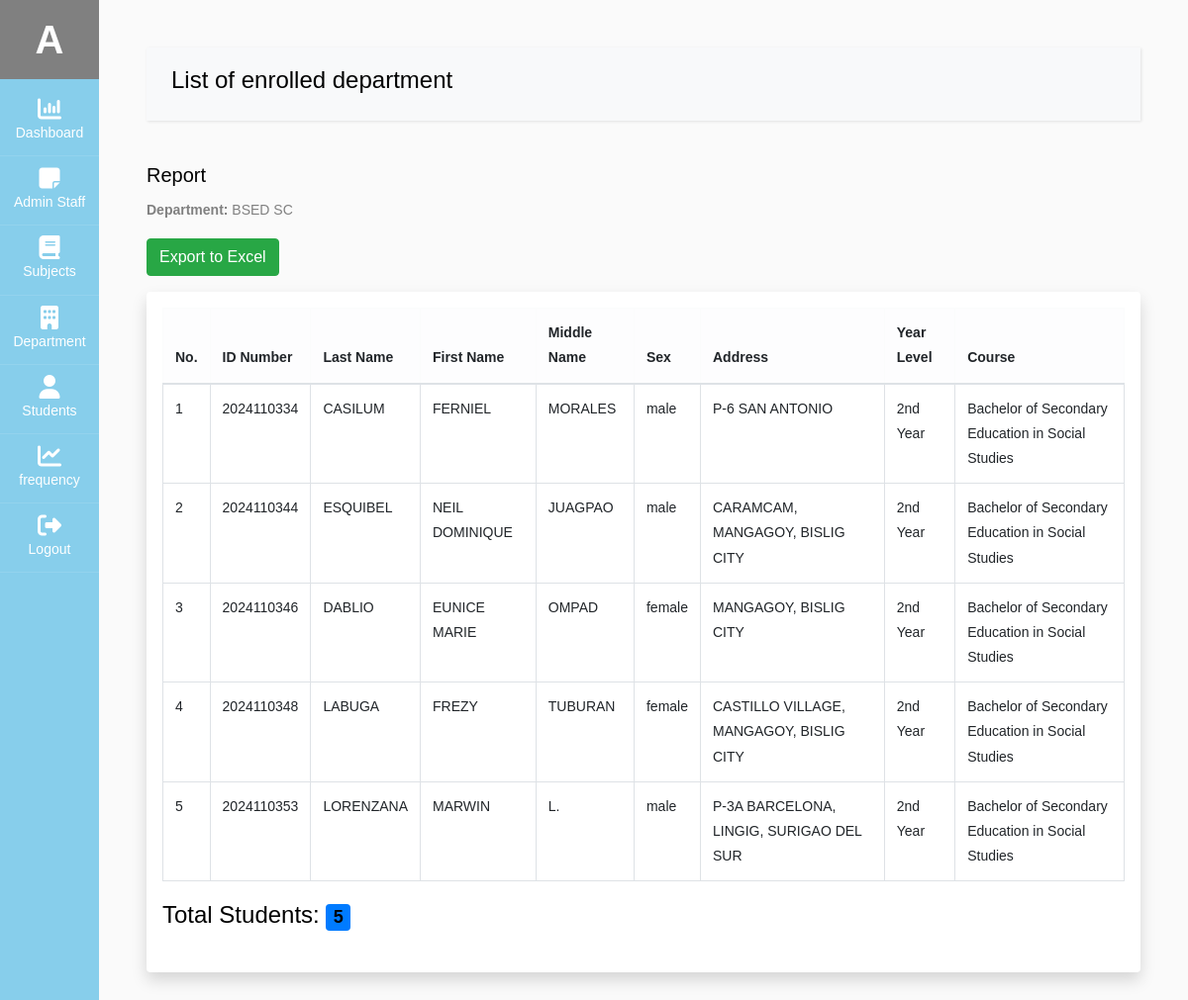
Page /admin/EnrolledDept.php?dept_id=7 (signed in) on the earlier database version.
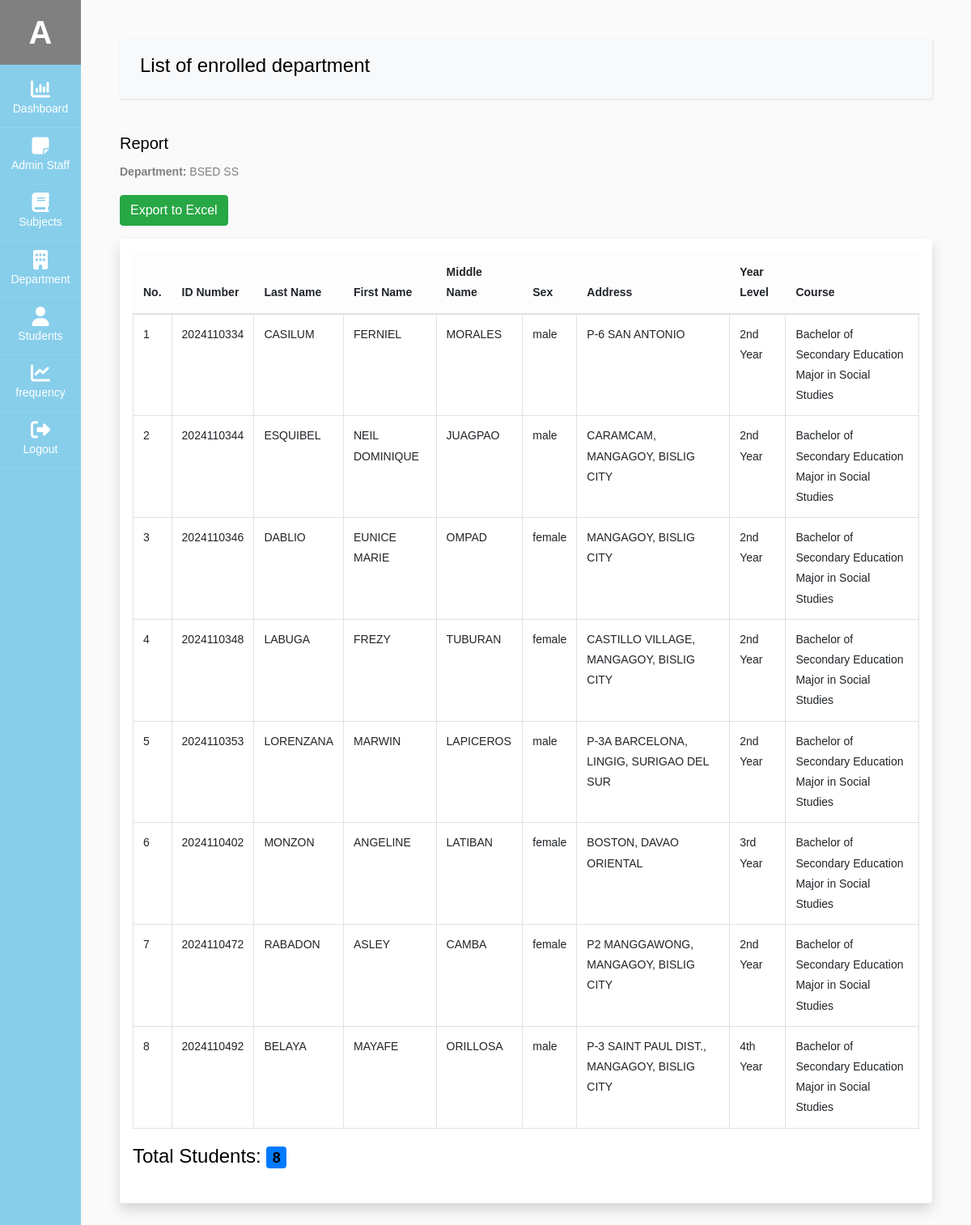
Same page on the later database version.
### tables this page shows
CREATE TABLE `department` (
  `dept_id` int(11) NOT NULL,
  `dept_name` varchar(60) NOT NULL,
  `dept_description` varchar(500) DEFAULT NULL,
  `dept_status` varchar(60) NOT NULL DEFAULT '1'
);

CREATE TABLE `student_subject` (
  `ss_id` int(11) NOT NULL,
  `ss_stud_id` int(11) NOT NULL,
  `ss_subject_id` int(11) NOT NULL,
  `ss_final_grade` decimal(10,2) NOT NULL
);

CREATE TABLE `student` (
  `stud_id` int(11) NOT NULL,
  `stud_course` text NOT NULL,
  `stud_fname` varchar(60) NOT NULL,
  `stud_mname` varchar(60) DEFAULT NULL,
  `stud_lname` varchar(60) NOT NULL,
  `stud_phone` varchar(60) NOT NULL,
  `stud_bday` date NOT NULL,
  `stud_address` varchar(60) NOT NULL,
  `stud_gender` varchar(60) NOT NULL,
  `stud_year_level` varchar(60) NOT NULL,
  `stud_section` varchar(60) NOT NULL,
  `stud_sem` varchar(60) NOT NULL,
  `stud_academic_status` varchar(60) NOT NULL,
  `stud_school_year` varchar(255) NOT NULL,
  `stud_status` int(11) NOT NULL DEFAULT 1
);

### db/db.php (called while the page is built, shortened)
<?php
class db_connect
{
    public $host = db_host;
    public $user = db_user;
    public $pass = db_pass;
    public $name = db_name;
    public function connect()
    {
        try {
            $this->conn = new mysqli($this->host, $this->user, $this->pass, $this->name);
        } catch (\Throwable $th) {
            header("Location:setup.php");
        }
    }
}

### db/class.php (called while the page is built, shortened)
<?php
include('db.php');
class global_class extends db_connect
{
    public function get_All_studentBasedOnDepartmentGroupBy($dept_id)
    {
        $query = $this->conn->prepare("SELECT * FROM `student_subject` as ss
            LEFT JOIN subject as sub
            ON sub.subject_id = ss.ss_subject_id
            LEFT JOIN department as dept
            ON dept.dept_id = sub.sub_dept_id
            LEFT JOIN student as stud
            ON stud.stud_id = ss.ss_stud_id
            WHERE dept.dept_id = ? AND stud.stud_status = '1'
            group by ss.ss_stud_id
            ");
        $query->bind_param("i", $dept_id);
        if ($query->execute()) {
            $result = $query->get_result();
            return $result;
        }
    }
    public function view_department($dept_id)
    {
        $query = $this->conn->prepare("SELECT * FROM `department` where dept_status='1' and dept_id='$dept_id'");
        if ($query->execute()) {
            $result = $query->get_result();
            return $result;
        }
    }
}

### admin/EnrolledDept.php (the view, shortened to what this page needs)
<?php
include('../components/admin-header.php');
$dept_id=$_GET['dept_id'];
$get_department = $admin_db->view_department($dept_id);
    $view_department = $get_department->fetch_array();
    $department=$view_department['dept_name'];
?>
<div id="content" class="p-4 p-md-5">
<nav class="navbar navbar-expand-lg navbar-light bg-light" >
  <div class="container-fluid" >
    <h4>List of enrolled department</h4>
  </div>
</nav>
<h5>Report</h5>
<p><strong>Department:</strong> <?=$department?></p>
<form method="POST" action="function/export-to-excel_departmentGroupBy.php">
    <button type="submit" class="btn btn-success mb-3">Export to Excel</button>
</form>
<div class="table-responsive shadow p-3 mb-5 bg-white rounded">
    <table id="studentTable" class="table table-bordered table-hover table-xl fs-5 w-100">
        <thead class="table-light">
            <tr>
                <th>No.</th>
                <th>ID Number</th>
                <th>Last Name</th>
                <th>First Name</th>
                <th>Middle Name</th>
                <th>Sex</th>
                <th>Address</th>
                <th>Year Level</th>
                <th>Course</th>
            </tr>
        </thead>
        <tbody>
            <?php
                $get_All_student = $admin_db->get_All_studentBasedOnDepartmentGroupBy($dept_id);
                $count = 1;
                while ($student = $get_All_student->fetch_array()):
            ?>
            <tr>
                <td><?=$count?></td>
                <td><?=$student['stud_id']?></td>
                <td><?=$student['stud_lname']?></td>
                <td><?=$student['stud_fname']?></td>
                <td><?=$student['stud_mname']?></td>
                <td><?=$student['stud_gender']?></td>
                <td><?=$student['stud_address']?></td>
                <td><?=$student['stud_year_level']?></td>
                <td><?=$student['stud_course']?></td>
            </tr>
            <?php
                    $count++;
                    endwhile;
            ?>
        </tbody>
    </table>
        <?php
        $total_students = $get_All_student->num_rows;
    ?>
    <div class="d-flex justify-content-between align-items-center mb-3">
        <h4>Total Students: <span class="badge bg-primary"><?=$total_students?></span></h4>
    </div>
</div>
<?php
include('../components/admin-footer.php');
?>

Differences in the rows shown:
changed department: dept_name "BSED SC" → "BSED SS"
changed through a linked row, student_subject "CASILUM": ss_stud.stud_course "Bachelor of Secondary Education in Social Studies" → "Bachelor of Secondary Education Major in Social Studies"
changed through a linked row, student_subject "ESQUIBEL": ss_stud.stud_course "Bachelor of Secondary Education in Social Studies" → "Bachelor of Secondary Education Major in Social Studies"
changed through a linked row, student_subject "DABLIO": ss_stud.stud_course "Bachelor of Secondary Education in Social Studies" → "Bachelor of Secondary Education Major in Social Studies"
changed through a linked row, student_subject "LABUGA": ss_stud.stud_course "Bachelor of Secondary Education in Social Studies" → "Bachelor of Secondary Education Major in Social Studies"
changed through a linked row, student_subject "LORENZANA": ss_stud.stud_mname "L." → "LAPICEROS"; ss_stud.stud_course "Bachelor of Secondary Education in Social Studies" → "Bachelor of Secondary Education Major in Social Studies"
added student_subject: ss_stud.stud_id "2024110402", ss_stud.stud_lname "MONZON", ss_stud.stud_fname "ANGELINE", ss_stud.stud_mname "LATIBAN", ss_stud.stud_gender "female", ss_stud.stud_address "BOSTON, DAVAO ORIENTAL", ss_stud.stud_year_level "3rd Year", ss_stud.stud_course "Bachelor of Secondary Education Major in Social Studies"
added student_subject: ss_stud.stud_id "2024110472", ss_stud.stud_lname "RABADON", ss_stud.stud_fname "ASLEY", ss_stud.stud_mname "CAMBA", ss_stud.stud_gender "female", ss_stud.stud_address "P2 MANGGAWONG, MANGAGOY, BISLIG CITY", ss_stud.stud_year_level "2nd Year", ss_stud.stud_course "Bachelor of Secondary Education Major in Social Studies"
added student_subject: ss_stud.stud_id "2024110492", ss_stud.stud_lname "BELAYA", ss_stud.stud_fname "MAYAFE", ss_stud.stud_mname "ORILLOSA", ss_stud.stud_gender "male", ss_stud.stud_address "P-3 SAINT PAUL DIST., MANGAGOY, BISLIG CITY", ss_stud.stud_year_level "4th Year", ss_stud.stud_course "Bachelor of Secondary Education Major in Social Studies"
Other differences:
$total_students: "5" → "8"
